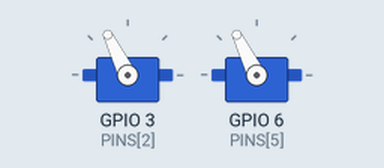
Recording of a program running on a simulated Raspberry Pi (BCM pin numbers). Shown: 2 × servo. Servo angles are drawn from the pulse width (0.5 ms = 0°, 2.5 ms = 180°).

Above: at 0.05 s.
Timing chart, 0 to 3.0 s (numbered marks = the images above):
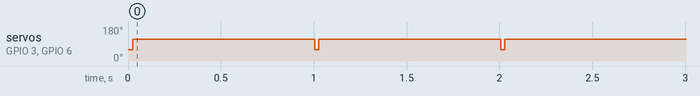

Measured:
- by itself, servo on GPIO 3 (PINS[2]), servo on GPIO 6 (PINS[5]): alternates 116° for 0.98 s and 60° for 0.02 s

The program:

control_3.0.py
```python
import pigpio
import time
import interpolation as ipo

FREQUENCY = 50

# Pins motors
PINS = [1, 2, 3, 4, 5, 6]
# 0 - Front left
# 1 - Front right
# 2 - Middle right
# 3 - Middle left
# 4 - Back right
# 5 - Back left

# value for the motor to stop
rest_value = 1500

pwm_values = [1100, 1120, 1140, 1160, 1180, 1200, 1220, 1240, 1260, 1280, 1300, 1320, 1340, 1360, 1380, 1400, 1420, 1440, 1460, 1480, 1500, 1520, 1540, 1560, 1580, 1600, 1620, 1640, 1660, 1680, 1700, 1720, 1740, 1760, 1780, 1800, 1820, 1840, 1860, 1880, 1900]

kgf_values = [2.9, 2.76, 2.56, 2.34, 2.14, 1.95, 1.73, 1.53, 1.37, 1.19, 1.02, 0.87, 0.72, 0.57, 0.44, 0.32, 0.2, 0.11, 0.04, 0, 0, 0, 0.04, 0.13, 0.25, 0.39, 0.55, 0.71, 0.89, 1.08, 1.28, 1.48, 1.71, 1.92, 2.18, 2.46, 2.71, 3.01, 3.26, 3.5, 3.71]

coef = ipo.spline(pwm_values, kgf_values)

pi = pigpio.pi()
# #
# # while(not pi.connect()):
# #     pi = pigpio.pi()

def inicialize_pins():
    for pin in PINS:
        pi.set_mode(pin, pigpio.OUTPUT)
        pi.set_PWM_frequency(pin, FREQUENCY)
        pi.set_servo_pulsewidth(pin, rest_value)
    time.sleep(7)

def motors_control(actions):
    """
    Function that takes an argument with movement instruction and decides how the motors will be activated

    Parameters:

    - action       : action that should be execute

    actions:
    - "UP"         : move the AUV up, turning on the motors 3 and 6 in the forward direction.
    - "DOWN"       : move the AUV down, turning on the motors 3 and 6 in the reverse direction.
    - "FRONT"      : move the AUV front, turning on the motors 1 and 2 in the reverse direction and the motors 4 and 5 in the forward direction.
    - "BACK"       : move the AUV back, turning on the motors 1 and 2 in the forward direction and the motors 4 and 5 in the reverse direction.
    - "RIGHT"      : move the AUV right, turning on the motors 2 and 4 in the forward direction and the motors 1 and 5 in the reverse direction.
    - "LEFT"       : move the AUV left, turning on the motors 1 and 5 in the forward direction and the motors 2 and 4 in the reverse direction.
    - "TURN RIGHT" : turn the AUV right, turning on the motors 2 and 5 in the forward direction and the motors 1 and 4 in the reverse direction.
    - "TURN LEFT"  : turn the AUV left, turning on the motors 1 and 4 in the forward direction and the motors 2 and 5 in the reverse direction.

    Return:
    None
    """

    for action, value in actions.items():
        forward_value = convert_forward(value)
        reverse_value = convert_reverse(value)

        if action == "UP":
            pi.set_servo_pulsewidth(PINS[2], forward_value)
            pi.set_servo_pulsewidth(PINS[5], forward_value)
        elif action == "DOWN":
            pi.set_servo_pulsewidth(PINS[2], reverse_value)
            pi.set_servo_pulsewidth(PINS[5], reverse_value)

        if action == "FRONT":
            pi.set_servo_pulsewidth(PINS[0], reverse_value)
            pi.set_servo_pulsewidth(PINS[1], reverse_value)
            pi.set_servo_pulsewidth(PINS[3], forward_value)
            pi.set_servo_pulsewidth(PINS[4], forward_value)
        if action == "BACK":
            pi.set_servo_pulsewidth(PINS[0], forward_value)
            pi.set_servo_pulsewidth(PINS[1], forward_value)
            pi.set_servo_pulsewidth(PINS[3], reverse_value)
            pi.set_servo_pulsewidth(PINS[4], reverse_value)
        if action == "RIGHT":
            pi.set_servo_pulsewidth(PINS[0], reverse_value)
            pi.set_servo_pulsewidth(PINS[1], forward_value)
            pi.set_servo_pulsewidth(PINS[3], forward_value)
            pi.set_servo_pulsewidth(PINS[4], reverse_value)
        if action == "LEFT":
            pi.set_servo_pulsewidth(PINS[0], forward_value)
            pi.set_servo_pulsewidth(PINS[1], reverse_value)
            pi.set_servo_pulsewidth(PINS[3], reverse_value)
            pi.set_servo_pulsewidth(PINS[4], forward_value)
        if action == "TURN RIGHT":
            pi.set_servo_pulsewidth(PINS[0], reverse_value)
            pi.set_servo_pulsewidth(PINS[1], forward_value)
            pi.set_servo_pulsewidth(PINS[3], reverse_value)
            pi.set_servo_pulsewidth(PINS[4], forward_value)
        if action == "TURN LEFT":
            pi.set_servo_pulsewidth(PINS[0], forward_value)
            pi.set_servo_pulsewidth(PINS[1], reverse_value)
            pi.set_servo_pulsewidth(PINS[3], forward_value)
            pi.set_servo_pulsewidth(PINS[4], reverse_value)
        if action == "STOP":
            pi.set_servo_pulsewidth(PINS[0], rest_value)
            pi.set_servo_pulsewidth(PINS[1], rest_value)
            pi.set_servo_pulsewidth(PINS[2], rest_value)
            pi.set_servo_pulsewidth(PINS[3], rest_value)
            pi.set_servo_pulsewidth(PINS[4], rest_value)
            pi.set_servo_pulsewidth(PINS[5], rest_value)

def convert_forward(value):
    kgf = value * 0.0371
    i = 20

    while kgf_values[i] < kgf:
        i += 1
    if i != 20:
        i -= 1

    x = []

    for j in range(21):
        x.append(pwm_values[i] + j)

    y = ipo.calc_spline(pwm_values[i], x, coef[i])

    i = 0

    while y[i] < kgf:
        i += 1

    return x[i]

def convert_reverse(value):
    kgf = value * 0.0289

    i = 20

    while kgf_values[i] < kgf:
        i -= 1

    x = []

    for j in range(21):
        x.append(pwm_values[i] + j)

    y = ipo.calc_spline(pwm_values[i], x, coef[i])

    i = 0
    while y[i] > kgf:
        i += 1

    return x[i]

def finish():
    """
    Finish the motors
    """
    for pin in PINS:
        pi.set_PWM_dutycycle(pin, 0)
    pi.stop()

# Test
if __name__ == "__main__":
    while True:
        motors_control({"DOWN": 80, "UP": 60})
        time.sleep(1)

    # for i in range(100, -1, -1):
    #     print(convert_reverse(i))
    # for i in range(101):
    #     print(convert_forward(i))
```

interpolation.py
```python
import numpy as np

def spline(x, y, derivada=[]):
    # Armazena o tamanho do vetor X
    n = len(x)
    # Verifica se o tamanho de Y e igual ao de X (se cada X possui um Y correspondente)
    assert len(y) == n

    # Recebe os valores de Y no vetor de coeficientes a
    a = y
    h = np.zeros(n)

    for i in range(n - 1):
        h[i] = x[i + 1] - x[i]

    A = np.zeros((n, n))
    B = np.zeros(n)

    for i in range(1, n - 1):
        A[i][i - 1] = h[i - 1]
        A[i][i] = 2 * (h[i - 1] + h[i])
        A[i][i + 1] = h[i]

        B[i] = ((3 / float(h[i])) * (a[i + 1] - a[i])) - ((3 / float(h[i - 1])) * (a[i] - a[i - 1]))

    try:
        der1 = derivada[0]
        der2 = derivada[1]

        A[0][0] = 2 * h[0]
        A[0][1] = h[0]
        A[n - 1][n - 1] = 2 * h[n - 2]
        A[n - 1][n - 2] = h[n - 2]

        B[0] = ((3 / float(h[0])) * (a[1] - a[0])) - (3 * der1)
        B[n - 1] = (3 * der2) - ((3 / float(h[n - 2])) * (a[n - 1] - a[n - 2]))
    except:
        A[0][0] = 1.0
        A[n - 1][n - 1] = 1.0

    c = np.linalg.solve(A, B)
    b = np.zeros(n - 1)
    d = np.zeros(n - 1)

    for i in range(n - 1):
        b[i] = ((a[i + 1] - a[i]) / h[i]) - ((h[i] / 3) * ((2 * c[i]) + c[i + 1]))
        d[i] = (c[i + 1] - c[i]) / (3 * h[i])

    coef = np.zeros((n - 1, 4))
    for i in range(n - 1):
        coef[i][0] = a[i]
        coef[i][1] = b[i]
        coef[i][2] = c[i]
        coef[i][3] = d[i]

    return coef

def calc_spline(x, X, coef):
    y = 0

    try:
        n = len(X)

        y = np.zeros(n)
        for i in range(21):
            y[i] = calc_spline(x, X[i], coef)

    except:
        H = X - x
        ak = coef[0]
        bk = coef[1]
        ck = coef[2]
        dk = coef[3]
        y = ak + H * (bk + H * ( ck + H * dk ))

    return y
```
